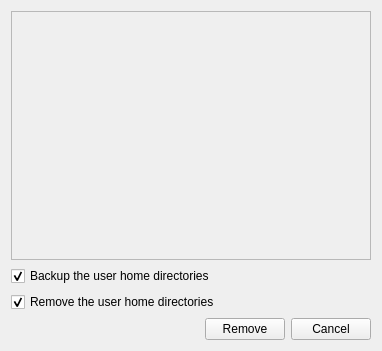
<ui version="4.0" >
 <class>RemoveUsersWdg</class>
 <widget class="QWidget" name="RemoveUsersWdg" >
  <property name="geometry" >
   <rect>
    <x>0</x>
    <y>0</y>
    <width>382</width>
    <height>351</height>
   </rect>
  </property>
  <property name="windowTitle" >
   <string>Remove Users</string>
  </property>
  <layout class="QGridLayout" >
   <item row="0" column="0" colspan="3" >
    <widget class="QListWidget" name="lb_users" >
     <property name="enabled" >
      <bool>false</bool>
     </property>
    </widget>
   </item>
   <item row="1" column="0" colspan="3" >
    <widget class="QCheckBox" name="chk_backup_home" >
     <property name="text" >
      <string>Backup the user home directories</string>
     </property>
     <property name="checked" >
      <bool>true</bool>
     </property>
    </widget>
   </item>
   <item row="2" column="0" colspan="3" >
    <widget class="QCheckBox" name="chk_remove_home" >
     <property name="text" >
      <string>Remove the user home directories</string>
     </property>
     <property name="checked" >
      <bool>true</bool>
     </property>
    </widget>
   </item>
   <item row="3" column="0" >
    <spacer>
     <property name="orientation" >
      <enum>Qt::Horizontal</enum>
     </property>
     <property name="sizeHint" >
      <size>
       <width>131</width>
       <height>20</height>
      </size>
     </property>
    </spacer>
   </item>
   <item row="3" column="1" >
    <widget class="QPushButton" name="btn_ok" >
     <property name="text" >
      <string>Remove</string>
     </property>
    </widget>
   </item>
   <item row="3" column="2" >
    <widget class="QPushButton" name="btn_cancel" >
     <property name="text" >
      <string>Cancel</string>
     </property>
    </widget>
   </item>
  </layout>
 </widget>
 <resources/>
 <connections/>
</ui>
